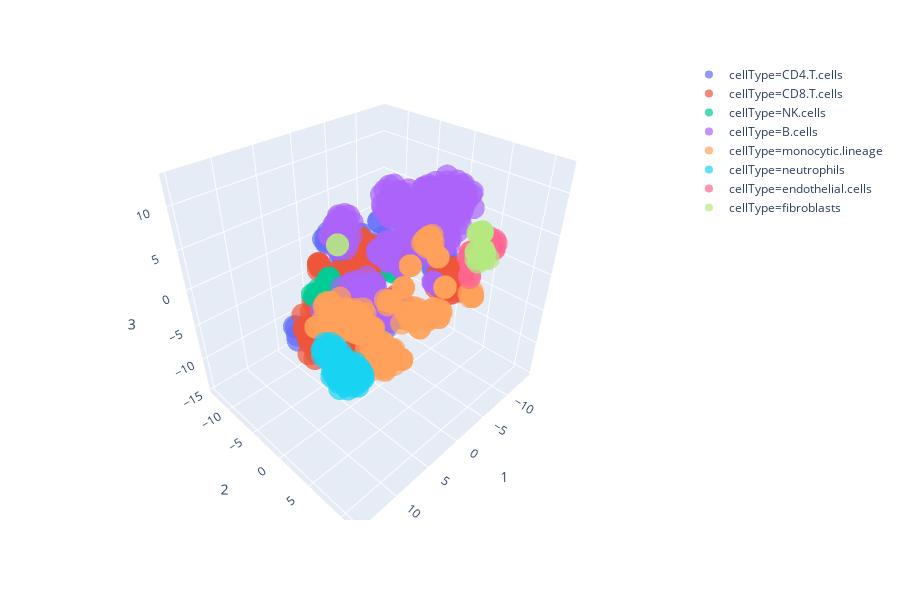

Notebook code for this chart:
### Code cell
fig = px.scatter_3d(pd.concat([pd.DataFrame(tsne_results, columns=['1','2','3']),pd.Series(cellType_trim,name='cellType')],1),
                    x='1', y='2', z='3',
                    color='cellType', opacity=0.7)
fig.show()

### Figure 1 — Plotly figure (JSON) as saved in the notebook; plotly's stock layout.template omitted (floating-point values rounded to 4 significant figures; data arrays with more than 128 entries replaced by an {"elided": "..."} marker saying what was removed)
{"data": [{"hoverlabel": {"namelength": 0}, "hovertemplate": "cellType=CD4.T.cells<br>1=%{x}<br>2=%{y}<br>3=%{z}", "legendgroup": "cellType=CD4.T.cells", "marker": {"color": "#636efa", "opacity": 0.7, "symbol": "circle"}, "mode": "markers", "name": "cellType=CD4.T.cells", "scene": "scene", "showlegend": true, "type": "scatter3d", "x": {"elided": "213 float values"}, "y": {"elided": "213 float values"}, "z": {"elided": "213 float values"}}, {"hoverlabel": {"namelength": 0}, "hovertemplate": "cellType=CD8.T.cells<br>1=%{x}<br>2=%{y}<br>3=%{z}", "legendgroup": "cellType=CD8.T.cells", "marker": {"color": "#EF553B", "opacity": 0.7, "symbol": "circle"}, "mode": "markers", "name": "cellType=CD8.T.cells", "scene": "scene", "showlegend": true, "type": "scatter3d", "x": {"elided": "239 float values"}, "y": {"elided": "239 float values"}, "z": {"elided": "239 float values"}}, {"hoverlabel": {"namelength": 0}, "hovertemplate": "cellType=NK.cells<br>1=%{x}<br>2=%{y}<br>3=%{z}", "legendgroup": "cellType=NK.cells", "marker": {"color": "#00cc96", "opacity": 0.7, "symbol": "circle"}, "mode": "markers", "name": "cellType=NK.cells", "scene": "scene", "showlegend": true, "type": "scatter3d", "x": [-0.5512, -0.804, -0.5675, 5.941, 6.168, 3.848, 5.406, 6.152, 5.255, 6.175, 3.845, 5.927, 5.187, 5.365, 5.907, 6.189, 1.802, 1.369, 1.827, 2.451, 2.108, 1.525, 1.504, 1.448, 1.001, 1.325], "y": [1.318, 1.336, 1.131, 4.329, 4.169, 5.416, 4.857, 5.381, 5.61, 4.904, 5.417, 3.862, 4.531, 4.989, 5.62, 4.607, -8.814, -8.755, -9.165, -9.144, -9.118, -6.915, -7.007, -7.248, -8.207, -7.519], "z": [2.151, 2.254, 1.961, 1.748, -0.1257, 0.5027, 1.581, 0.1481, 0.9494, 1.328, 0.5012, 0.9864, 0.6694, -0.1686, 0.8588, 0.6458, -4.186, -4.542, -5.45, -4.708, -4.931, -1.666, -1.806, -2.115, -3.36, -2.454]}, {"hoverlabel": {"namelength": 0}, "hovertemplate": "cellType=B.cells<br>1=%{x}<br>2=%{y}<br>3=%{z}", "legendgroup": "cellType=B.cells", "marker": {"color": "#ab63fa", "opacity": 0.7, "symbol": "circle"}, "mode": "markers", "name": "cellType=B.cells", "scene": "scene", "showlegend": true, "type": "scatter3d", "x": {"elided": "289 float values"}, "y": {"elided": "289 float values"}, "z": {"elided": "289 float values"}}, {"hoverlabel": {"namelength": 0}, "hovertemplate": "cellType=monocytic.lineage<br>1=%{x}<br>2=%{y}<br>3=%{z}", "legendgroup": "cellType=monocytic.lineage", "marker": {"color": "#FFA15A", "opacity": 0.7, "symbol": "circle"}, "mode": "markers", "name": "cellType=monocytic.lineage", "scene": "scene", "showlegend": true, "type": "scatter3d", "x": {"elided": "197 float values"}, "y": {"elided": "197 float values"}, "z": {"elided": "197 float values"}}, {"hoverlabel": {"namelength": 0}, "hovertemplate": "cellType=neutrophils<br>1=%{x}<br>2=%{y}<br>3=%{z}", "legendgroup": "cellType=neutrophils", "marker": {"color": "#19d3f3", "opacity": 0.7, "symbol": "circle"}, "mode": "markers", "name": "cellType=neutrophils", "scene": "scene", "showlegend": true, "type": "scatter3d", "x": [6.853, 6.266, 6.624, 1.037, 0.6702, 1.673, 1.907, 2.407, 2.434, 2.381, 1.281, 1.352, 0.5519, 2.319, 1.08, 1.549, 1.605, 1.699, 1.119, 1.69, 0.7944, 0.4039, 1.934, 6.084, 6.399, 6.513, 5.709, 6.696, 5.761, 6.669, 6.027, 5.204, 5.367, 6.96, 5.668, 6.966, 5.94, 6.348, 5.909, 3.94, 3.548, 3.782, 3.982, 3.517, 4.638, 4.576, 5.235, 3.029, 3.089, 3.035, 4.775, 5.263, 5.192, 4.169, 3.555, 4.122, 6.295, 3.586, 5.078, 5.33, 5.047, 6.386, 4.542, 5.679, 4.183, 5.601, 3.738, 6.046, 5.4, 5.88, 4.003, 5.618, 4.536, 4.71, 4.521, 5.537, 5.608, 4.608, 4.672, 4.074, 3.418, 3.28, 3.997, 6.348, 4.762], "y": [-0.02436, -0.4875, -1.067, -6.921, -7.367, -6.245, -8.538, -8.007, -8.021, -7.2, -7.601, -6.803, -6.562, -7.221, -7.692, -8.509, -7.651, -8.308, -8.224, -7.218, -8.528, -7.711, -7.508, 1.253, 2.082, 2.123, 1.581, 1.518, 2.583, 2.699, 1.795, 2.214, 2.057, 1.629, 2.99, 2.382, 2.481, 2.952, -0.7635, -4.177, -5.647, -5.116, -4.179, -5.653, -0.6644, -1.603, -1.25, -5.356, -5.077, -5.25, -0.7008, -1.241, 0.9254, 0.07585, -0.5512, 0.2678, -0.6333, -1.051, -0.03819, -0.434, 0.3156, -1.504, 0.8801, -1.096, -1.438, -1.925, 0.9343, 0.3987, 1.097, 0.2359, 0.9841, -1.998, -0.4387, -0.6923, 1.172, 0.2776, -0.9334, -1.7, -2.007, -0.2045, 0.1492, -0.398, -1.256, -0.2435, 0.2734], "z": [-9.275, -8.813, -9.063, -14.48, -13.09, -14.05, -13.44, -13.96, -12.98, -13.21, -12.27, -12.94, -13.69, -14.03, -13.85, -12.7, -14.63, -14.22, -13.16, -13.63, -13.98, -14.06, -12.57, -7.892, -6.926, -8.798, -7.23, -7.337, -8.558, -7.471, -8.361, -8.137, -7.568, -8.141, -7.773, -7.991, -7.357, -8.275, -7.56, -10.97, -10.72, -10.75, -10.92, -10.77, -8.547, -8.811, -8.808, -11.35, -11.38, -11.36, -11.89, -10.03, -10.04, -11.73, -9.591, -9.444, -10.43, -10.38, -11.15, -9.884, -9.438, -10.48, -11.67, -11.67, -9.963, -9.944, -10.91, -10.8, -10.89, -10.02, -9.816, -11.08, -9.79, -10.71, -10.63, -11.82, -10.83, -11.24, -10.36, -10.77, -10.3, -11.33, -11.28, -11.53, -10.48]}, {"hoverlabel": {"namelength": 0}, "hovertemplate": "cellType=endothelial.cells<br>1=%{x}<br>2=%{y}<br>3=%{z}", "legendgroup": "cellType=endothelial.cells", "marker": {"color": "#FF6692", "opacity": 0.7, "symbol": "circle"}, "mode": "markers", "name": "cellType=endothelial.cells", "scene": "scene", "showlegend": true, "type": "scatter3d", "x": [-8.721, -8.676, -13.41, -13.58, -12.75, -12.82, -13.08, -13.95, -13.43, -13.68, -12.81, -14.08, -13.89, -13.56, -13.14, -12.67, -13.46, -6.04, -6.479, -6.418, -6.138, -6.22, -6.181, -6.365, -6.454, -8.847, -8.844, -8.856], "y": [5.568, 5.602, 4.58, 5.305, 4.755, 5.407, 3.895, 4.07, 3.923, 4.505, 3.939, 4.474, 5.277, 4.028, 5.517, 4.626, 5.27, 7.015, 7.528, 7.628, 6.849, 7.663, 6.848, 6.877, 7.621, 5.428, 5.423, 5.444], "z": [-0.1921, -0.5103, 2.328, 1.037, 1.581, 1.843, 1.302, 1.661, 2.051, 0.7907, 1.561, 1.451, 1.696, 0.9003, 1.42, 2.045, 2.271, 4.506, 4.633, 4.6, 3.804, 4.065, 3.853, 4.434, 4.017, 1.257, 1.246, 1.283]}, {"hoverlabel": {"namelength": 0}, "hovertemplate": "cellType=fibroblasts<br>1=%{x}<br>2=%{y}<br>3=%{z}", "legendgroup": "cellType=fibroblasts", "marker": {"color": "#B6E880", "opacity": 0.7, "symbol": "circle"}, "mode": "markers", "name": "cellType=fibroblasts", "scene": "scene", "showlegend": true, "type": "scatter3d", "x": [-10.05, -9.89, -10.12, -10.0, -8.231, -8.162, -8.144, -8.243, -12.26, -5.462, -5.458, -12.04, -12.64, -12.38, -12.38, -12.02, -9.05, -8.456, -8.288, -8.276, -8.058, -8.076, -8.462, -8.077, -8.068], "y": [6.123, 6.383, 6.001, 6.117, 7.349, 6.828, 6.863, 7.319, 4.191, -13.26, -13.26, 4.72, 4.75, 4.286, 5.4, 4.859, 5.885, 6.659, 7.305, 7.336, 6.387, 6.446, 6.629, 6.375, 6.443], "z": [2.724, 2.592, 2.809, 2.738, 3.358, 6.102, 6.054, 3.333, -0.6815, -2.75, -2.754, 0.4769, -0.1098, -0.2711, 0.3065, 0.3514, 1.964, 5.863, 3.52, 3.528, 5.784, 3.507, 5.892, 5.792, 3.52]}], "layout": {"height": 600, "legend": {"tracegroupgap": 0}, "margin": {"t": 60}, "scene": {"domain": {"x": [0, 0.98], "y": [0, 1]}, "xaxis": {"title": {"text": "1"}}, "yaxis": {"title": {"text": "2"}}, "zaxis": {"title": {"text": "3"}}}}}
